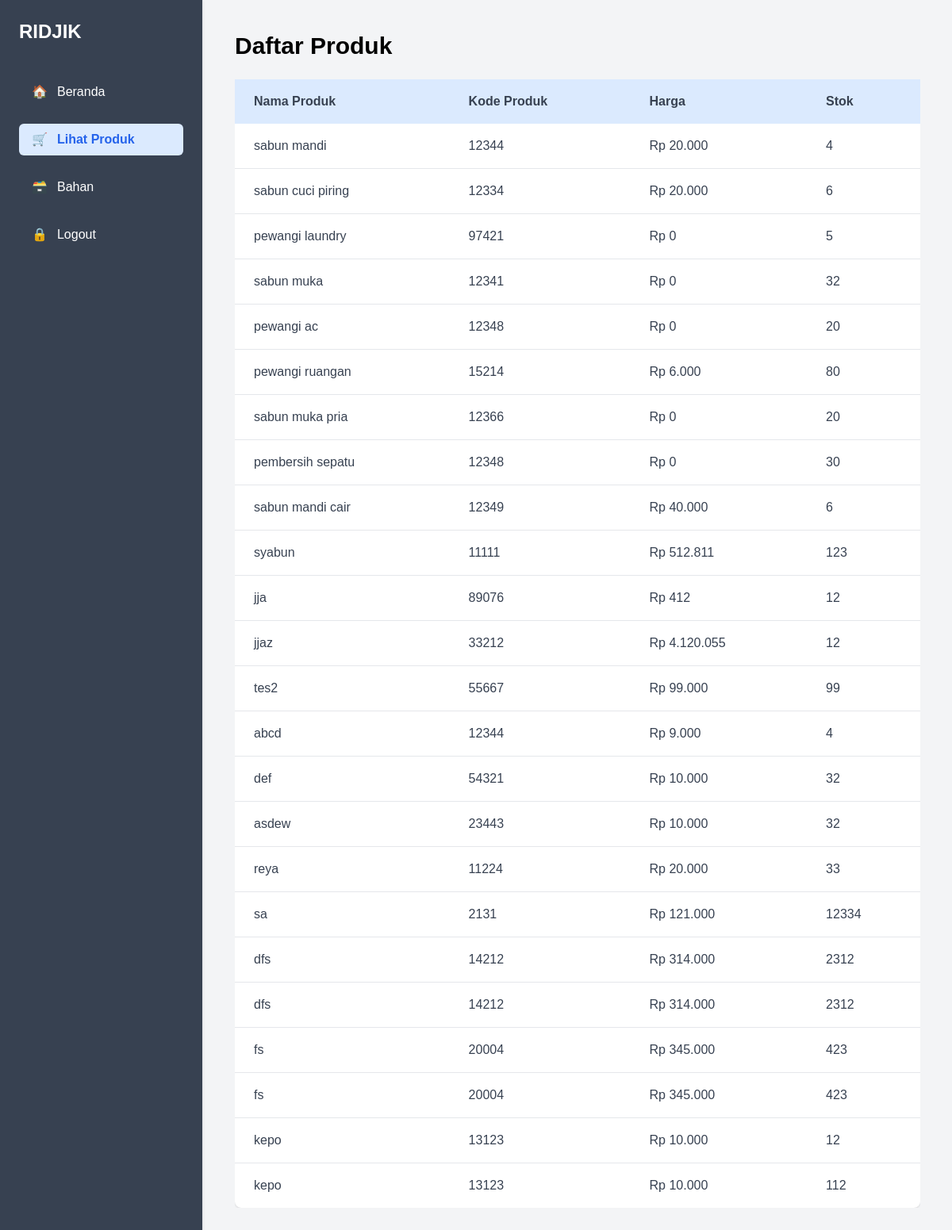
Page /uproduk.php on the committed database.
### tables this page shows
CREATE TABLE `produk` (
  `id_produk` int(11) NOT NULL,
  `id_resep` int(11) NOT NULL,
  `kode_produk` int(5) NOT NULL,
  `nama_produk` varchar(50) NOT NULL,
  `stok_produk` int(11) NOT NULL,
  `harga` bigint(20) NOT NULL
);

### uproduk.php (the view, shortened to what this page needs)
<?php
require 'koneksi.php';
$query = "SELECT * FROM produk";
$result = mysqli_query($conn, $query);
?>
<!DOCTYPE html>
<html lang="id">
<head>
    <script src="https://cdn.tailwindcss.com"></script>
    <link href="style.css" rel="stylesheet">
</head>
<body class="bg-gray-100 flex">
    <aside class="w-64 h-screen bg-grey p-6 shadow fixed sidebar">
        <h1 class="text-2xl font-bold mb-10 text-white-600">RIDJIK</h1>
        <nav class="flex flex-col space-y-5">
            <a href="udashboard.php" class="sidebar-link">🏠<span>Beranda</span></a>
            <a href="uproduk.php" class="sidebar-link active">🛒<span>Lihat Produk</span></a>
            <a href="ubahan.php" class="sidebar-link">🗃️<span>Bahan</span></a>
           <a href="ulogin.php" class="sidebar-link">🔒<span>Logout</span></a>
        </nav>
    </aside>
    <main class="main-content ml-64 p-10">
        <h1 class="text-3xl font-bold mb-6">Daftar Produk</h1>
        <div class="overflow-x-auto">
            <table class="min-w-full bg-white rounded-lg shadow product-table">
                <thead class="table-header">
                    <tr>
                        <th class="table-cell">Nama Produk</th>
                        <th class="table-cell">Kode Produk</th>
                        <th class="table-cell">Harga</th>
                        <th class="table-cell"> Stok </th>
                    </tr>
                </thead>
                <tbody class="text-gray-700 divide-y divide-gray-200">
                    <?php if (mysqli_num_rows($result) > 0): ?>
                        <?php while ($row = mysqli_fetch_assoc($result)): ?>
                            <tr>
                                <td class="table-cell"><?= htmlspecialchars($row['nama_produk']) ?></td>
                                <td class="table-cell"><?= $row['kode_produk'] ?></td>
                                <td class="table-cell">Rp <?= number_format($row['harga'], 0, ',', '.') ?></td>
                                <td class="table-cell"><?= $row['stok_produk'] ?></td>
                            </tr>
                        <?php endwhile; ?>
                    <?php else: ?>
                        <tr><td colspan="4" class="text-center py-4 text-gray-500">Tidak ada produk ditemukan.</td></tr>
                    <?php endif; ?>
                </tbody>
            </table>
        </div>
    </main>
</body>
</html>

### style.css (style rules this page uses)
* { margin: 0; padding: 0; box-sizing: border-box; }
html, body { height: 100%; font-family: Arial, sans-serif; }
.sidebar { position: fixed; top: 0; left: 0; width: 16rem; height: 100vh; background-color: #374151; padding: 1.25rem; color: white; overflow-y: auto; z-index: 10; border-right: 1px solid #e5e7eb; }
.sidebar-link { display: flex; align-items: center; gap: 0.75rem; color: #ffffff; text-decoration: none; padding: 0.5rem 1rem; border-radius: 0.375rem; transition: all 0.2s; }
.sidebar-link.active { color: #2563eb; font-weight: 600; background-color: #dbeafe; }
.main-content { margin-left: 16rem; height: 100vh; flex: 1; overflow-y: auto; padding: 2.5rem; }
.table-header { background-color: #dbeafe; color: #374151; text-align: left; }
.table-cell { padding: 1rem 1.5rem; }

### rows in the picture
produk: nama_produk "sabun mandi", kode_produk "12344", harga "20.000", stok_produk "4"
produk: nama_produk "sabun cuci piring", kode_produk "12334", harga "20.000", stok_produk "6"
produk: nama_produk "pewangi laundry", kode_produk "97421", harga "0", stok_produk "5"
produk: nama_produk "sabun muka", kode_produk "12341", harga "0", stok_produk "32"
produk: nama_produk "pewangi ac", kode_produk "12348", harga "0", stok_produk "20"
produk: nama_produk "pewangi ruangan", kode_produk "15214", harga "6.000", stok_produk "80"
produk: nama_produk "sabun muka pria", kode_produk "12366", harga "0", stok_produk "20"
produk: nama_produk "pembersih sepatu", kode_produk "12348", harga "0", stok_produk "30"
produk: nama_produk "sabun mandi cair", kode_produk "12349", harga "40.000", stok_produk "6"
produk: nama_produk "syabun", kode_produk "11111", harga "512.811", stok_produk "123"
produk: nama_produk "jja", kode_produk "89076", harga "412", stok_produk "12"
produk: nama_produk "jjaz", kode_produk "33212", harga "4.120.055", stok_produk "12"
produk: nama_produk "tes2", kode_produk "55667", harga "99.000", stok_produk "99"
produk: nama_produk "abcd", kode_produk "12344", harga "9.000", stok_produk "4"
produk: nama_produk "def", kode_produk "54321", harga "10.000", stok_produk "32"
produk: nama_produk "asdew", kode_produk "23443", harga "10.000", stok_produk "32"
produk: nama_produk "reya", kode_produk "11224", harga "20.000", stok_produk "33"
produk: nama_produk "sa", kode_produk "2131", harga "121.000", stok_produk "12334"
produk: nama_produk "dfs", kode_produk "14212", harga "314.000", stok_produk "2312"
produk: nama_produk "dfs", kode_produk "14212", harga "314.000", stok_produk "2312"
produk: nama_produk "fs", kode_produk "20004", harga "345.000", stok_produk "423"
produk: nama_produk "fs", kode_produk "20004", harga "345.000", stok_produk "423"
produk: nama_produk "kepo", kode_produk "13123", harga "10.000", stok_produk "12"
produk: nama_produk "kepo", kode_produk "13123", harga "10.000", stok_produk "112"
